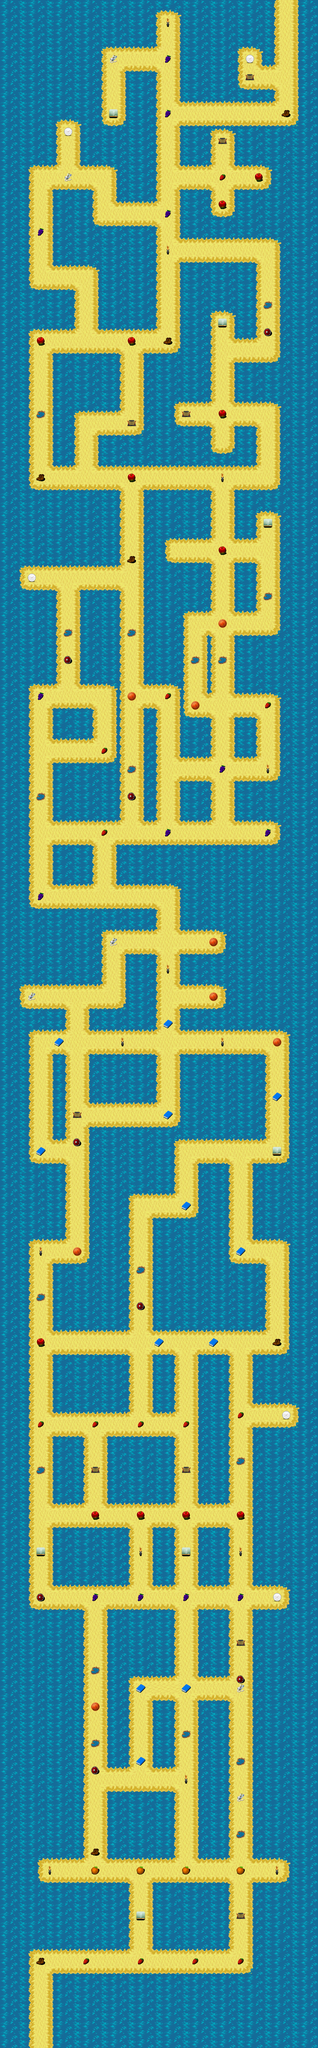

This is a level from a 2D game, rendered from its Tiled map with the project's own tilesets. A one-line summary and the map file follow, with tile-layer data summarised:
An orthogonal 35x225 tile map with 32x32 px tiles, 8 tile layers (Background, StartFinish, Intersection, Maze, ...).

<map version="1.0" orientation="orthogonal" renderorder="right-down" width="35" height="225" tilewidth="32" tileheight="32" nextobjectid="1">
 <tileset firstgid="1" name="integrado" tilewidth="32" tileheight="32" tilecount="630">
  <image source="Tilesets/integrado.png" width="672" height="960" />
  <tile id="18">
   <properties>
    <property name="trapId" value="1" />
   </properties>
  </tile>
  <tile id="483">
   <properties>
    <property name="powerupId" value="4" />
   </properties>
  </tile>
  <tile id="484">
   <properties>
    <property name="powerupId" value="1" />
   </properties>
  </tile>
  <tile id="485">
   <properties>
    <property name="powerupId" value="2" />
   </properties>
  </tile>
  <tile id="491">
   <properties>
    <property name="collectableId" value="2" />
   </properties>
  </tile>
  <tile id="496">
   <properties>
    <property name="collectableId" value="1" />
   </properties>
  </tile>
  <tile id="498">
   <properties>
    <property name="collectableId" value="1" />
   </properties>
  </tile>
  <tile id="499">
   <properties>
    <property name="collectableId" value="1" />
   </properties>
  </tile>
  <tile id="501">
   <properties>
    <property name="collectableId" value="1" />
   </properties>
  </tile>
  <tile id="504">
   <properties>
    <property name="trapId" value="4" />
   </properties>
  </tile>
  <tile id="505">
   <properties>
    <property name="trapId" value="3" />
   </properties>
  </tile>
  <tile id="506">
   <properties>
    <property name="powerupId" value="3" />
   </properties>
  </tile>
  <tile id="507">
   <properties>
    <property name="collectableId" value="5" />
   </properties>
  </tile>
  <tile id="509">
   <properties>
    <property name="collectableId" value="3" />
   </properties>
  </tile>
  <tile id="512">
   <properties>
    <property name="trapId" value="2" />
   </properties>
  </tile>
 </tileset>
 <layer name="Background" width="35" height="225">
  <data>[7875 cells, 7875 non-empty, 3 distinct tile ids]</data>
 </layer>
 <layer name="StartFinish" width="35" height="225">
  <properties>
   <property name="finish" value="31,0" />
   <property name="orientation" value="1" />
   <property name="start" value="4,224" />
  </properties>
  <data>[7875 cells, 2 non-empty, 1 distinct tile ids]</data>
 </layer>
 <layer name="Intersection" width="35" height="225">
  <data>[7875 cells, 68 non-empty, 1 distinct tile ids]</data>
 </layer>
 <layer name="Maze" width="35" height="225">
  <data>[7875 cells, 1138 non-empty, 1 distinct tile ids]</data>
 </layer>
 <layer name="Collision" width="35" height="225">
  <data>[7875 cells, 2094 non-empty, 12 distinct tile ids]</data>
 </layer>
 <layer name="Traps" width="35" height="225">
  <data>[7875 cells, 34 non-empty, 3 distinct tile ids]</data>
 </layer>
 <layer name="Powerups" width="35" height="225">
  <data>[7875 cells, 33 non-empty, 4 distinct tile ids]</data>
 </layer>
 <layer name="Collectables" width="35" height="225">
  <data>[7875 cells, 69 non-empty, 7 distinct tile ids]</data>
 </layer>
</map>